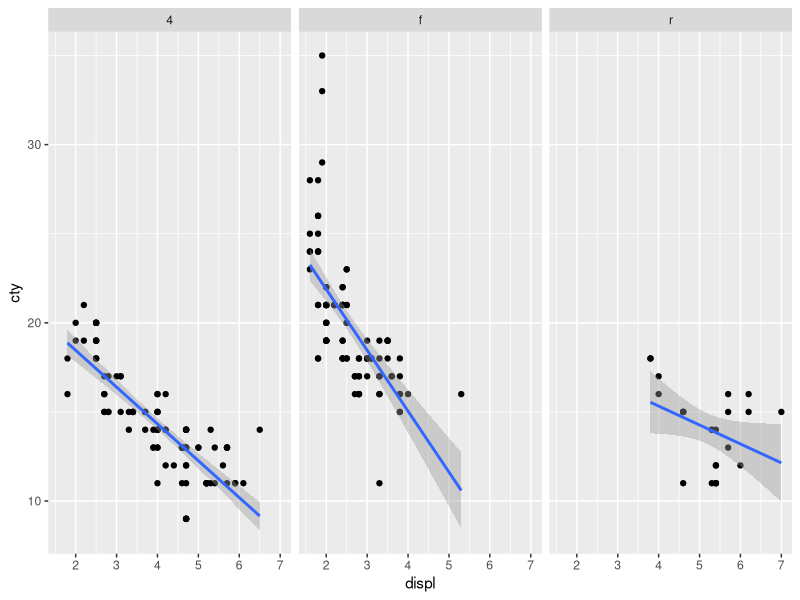
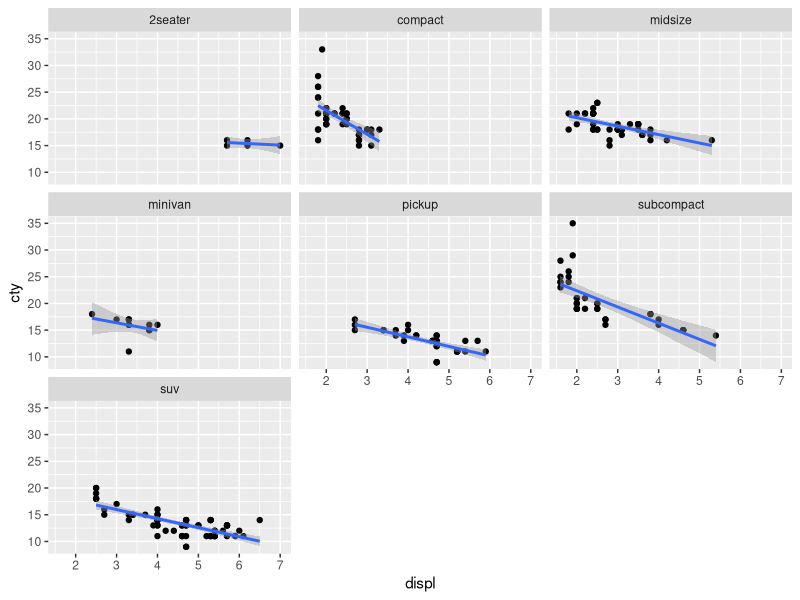
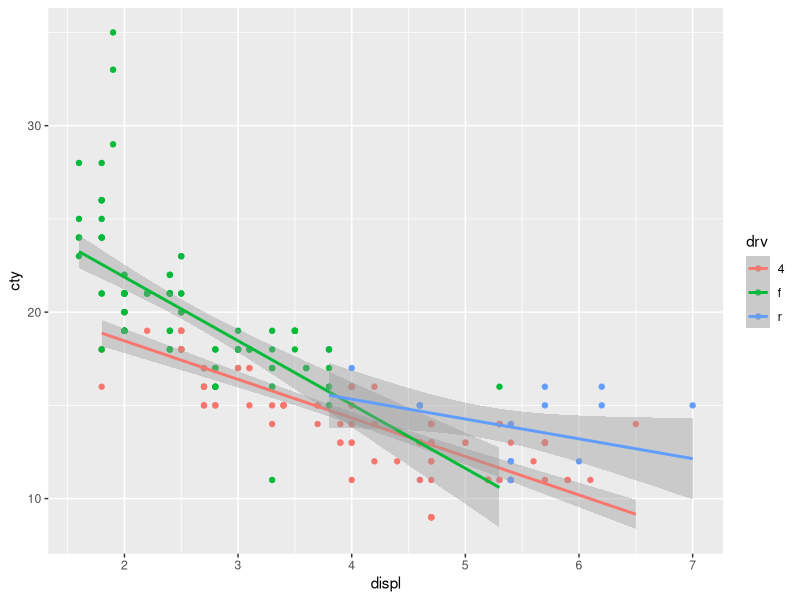
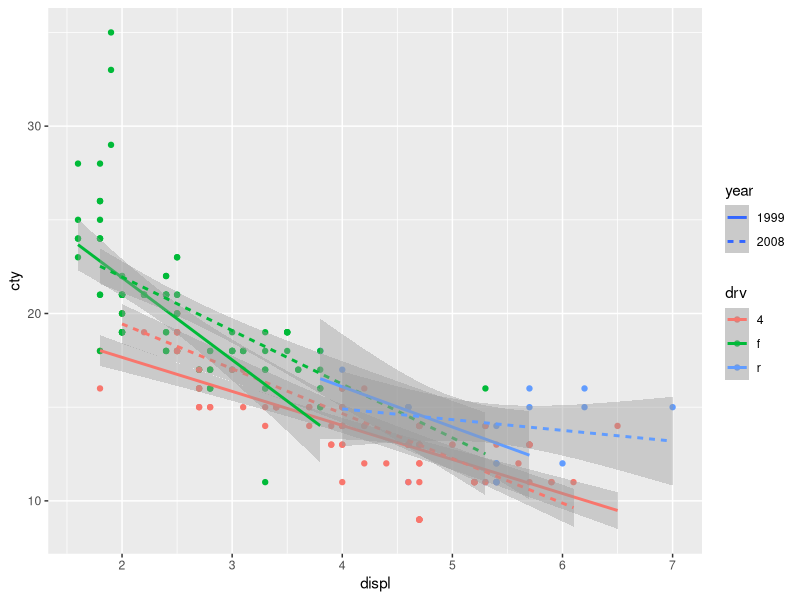
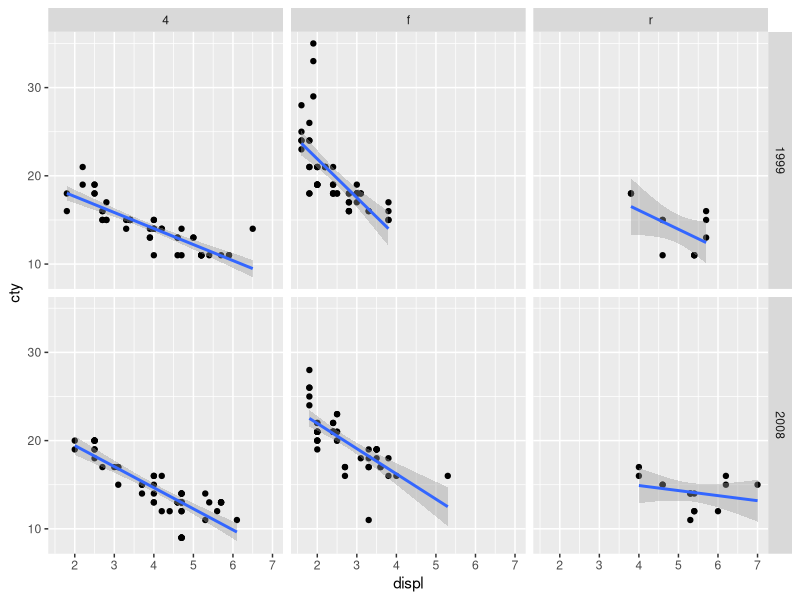
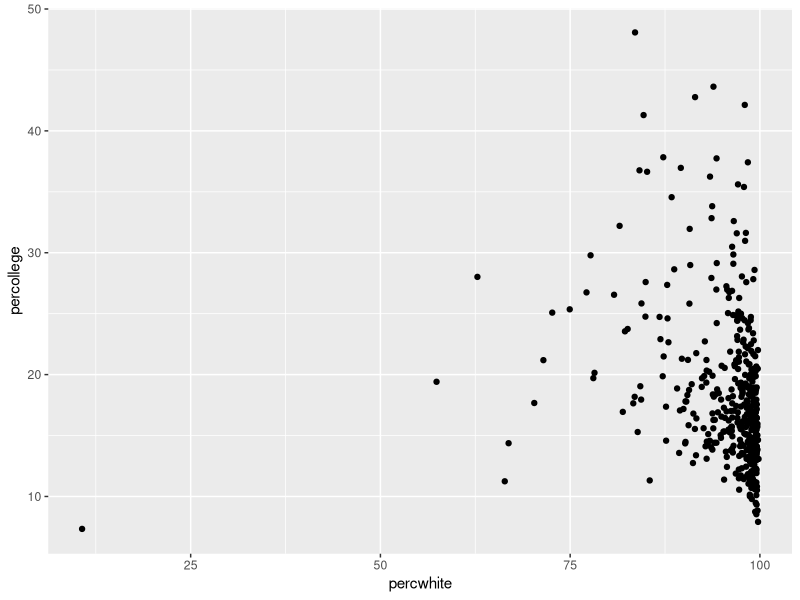
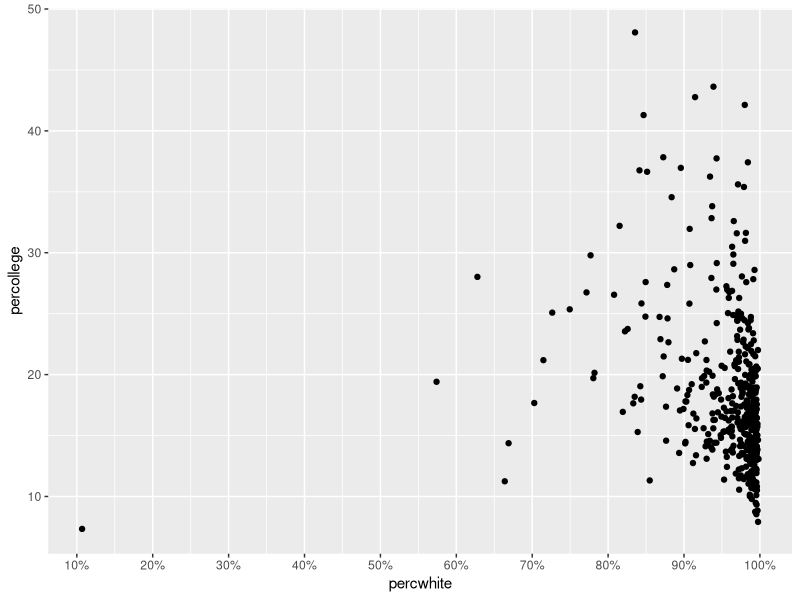
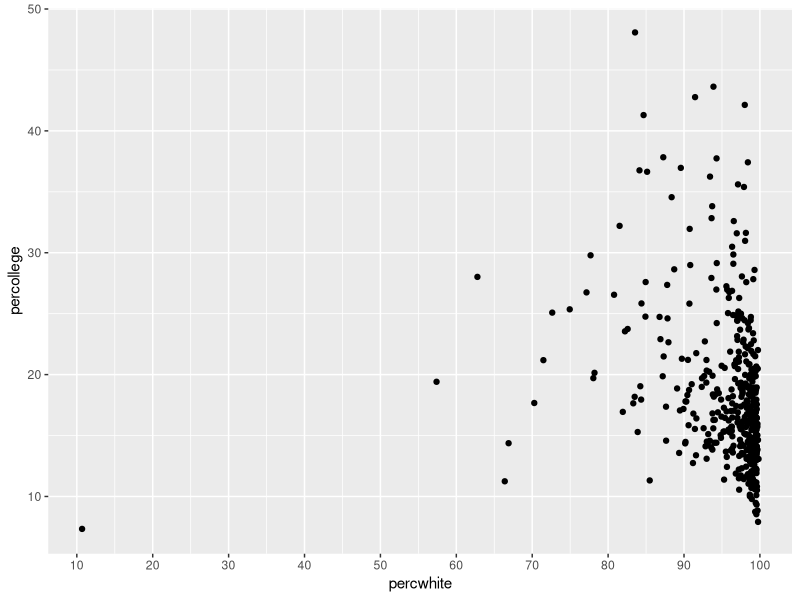

Recreate these plots in R, in order. (Note: this script raises an error after producing the figures.)
# Day 17
library(ggplot2)
library(dplyr)
# ggplot2 type
ggplot(mpg, aes(displ, cty)) + 
  geom_point() + geom_smooth(method = "lm") + 
  facet_wrap(~drv)

ggplot(mpg, aes(displ, cty)) + 
  geom_point() + geom_smooth(method = "lm") + 
  facet_wrap(~class)

ggplot(mpg, aes(displ, cty, col=drv)) +
  geom_point() + geom_smooth(method = "lm")

ggplot(mpg, aes(displ, cty, col=drv, linetype=factor(year))) +
  geom_point() + geom_smooth(method = "lm") + labs(linetype="year")

ggplot(mpg, aes(displ, cty)) + 
  geom_point() + geom_smooth(method = "lm") +
  facet_grid(year~drv)


midwest
p <- ggplot(midwest, aes(percwhite, percollege)) + geom_point()
p
p + scale_x_continuous(breaks = seq(0, 100, by=10), 
                       labels = paste0(seq(0, 100, by=10), "%"))
p + scale_x_continuous(breaks = seq(0, 100, by=10))
p + scale_x_continuous(labels = paste0(seq(0, 100, by=10), "%"))

p + scale_x_continuous(breaks = seq(0, 100, by=10), 
                       labels = paste0(seq(0, 100, by=10), "%"),
                       limits = c(60, 100)) +
  scale_y_continuous(name = "Percent college educated")

p + scale_x_continuous(position = "top") +
  scale_y_continuous(position = "right")

ap <- ggplot(midwest, aes(area, poptotal)) + geom_point() + 
  geom_smooth(method = "lm")
ap

ap + scale_y_continuous(trans = "log10")

p <- ggplot(mpg, aes(cty)) + geom_histogram(binwidth = 1); p
p + coord_flip()
p + coord_polar()
ggplot(mpg, aes(class, fill=drv)) + 
  geom_bar(position="fill") + coord_polar()


install.packages("gridExtra")
library(gridExtra)

p1 <- ggplot(mpg, aes(drv, displ)) + geom_jitter()
p2 <- ggplot(mpg, aes(drv, displ)) + geom_boxplot()
p3 <- ggplot(mpg, aes(drv, displ)) + geom_violin()
grid.arrange(p1, p2, p3, ncol=3)
grid.arrange(p1, p2, p3, nrow=2, ncol=2)
grid.arrange(p1, p2, p3, ncol=3, widths = c(0.5, 0.25, 0.25))
grid.arrange(p1, p2, p3, nrow=3, heights = c(0.25, 0.25, 0.5))
grid.arrange(p1, arrangeGrob(p2, p3, ncol = 2, widths = c(0.6, 0.4)), nrow=2, heights=c(0.4, 0.6))


p <- ggplot(mpg, aes(cty, hwy)) + geom_point()
ggsave(file="myplot.png", plot=p, width=5, height = 4)
